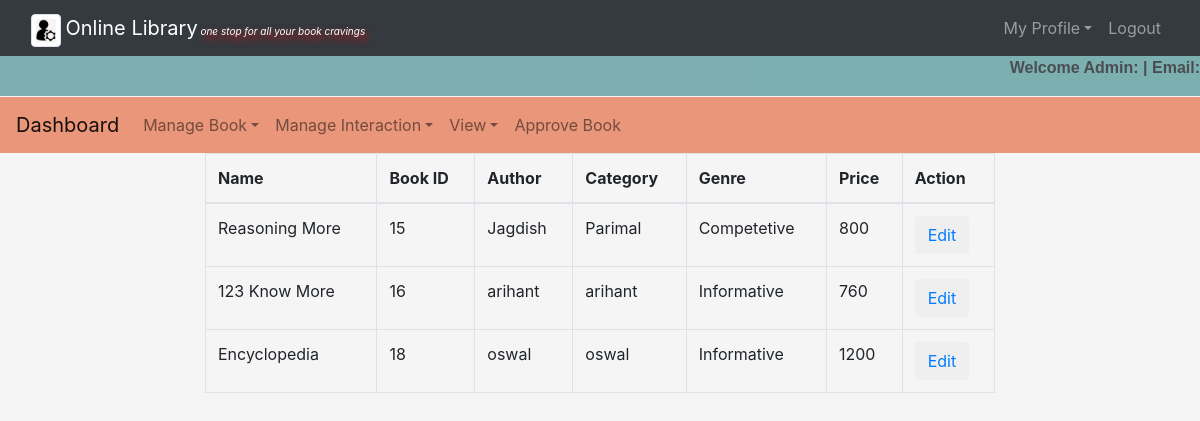
Screenshot of /admin/edit_book.php with the database file from the repository.
### tables this page shows
CREATE TABLE `book` (
  `id` int(20) NOT NULL,
  `name` varchar(50) NOT NULL,
  `author` varchar(30) NOT NULL,
  `publisher` varchar(30) NOT NULL,
  `genre` varchar(20) NOT NULL,
  `price` decimal(20,0) NOT NULL
);

### admin/edit_book.php (the view, shortened to what this page needs)
<?php
	require('common.php');
?>
<!DOCTYPE html>
<html>
    <body>
            <div class="row">
			<div class="col-md-2"></div>
			<div class="col-md-8">
				<table class="table table-bordered table-hover">
					<thead>
						<tr>
							<th>Name</th>
							<th>Book ID</th>
							<th>Author</th>
							<th>Category</th>
							<th>Genre</th>
							<th>Price</th>
							<th>Action</th>
						</tr>
					</thead>
					<?php
						$connection = mysqli_connect("localhost","root","");
						$query = "select * from book";
						$query_run = mysqli_query($connection,$query);
						while ($row = mysqli_fetch_assoc($query_run)){
							?>
							<tr>
								<td><?php echo $row['name'];?></td>
								<td><?php echo $row['id'];?></td>
								<td><?php echo $row['author'];?></td>
								<td><?php echo $row['publisher'];?></td>
								<td><?php echo $row['genre'];?></td>
								<td><?php echo $row['price'];?></td>
								<td><button class="btn" name=""><a href="bookedit.php?bn=<?php echo $row['id'];?>">Edit</a></button>
							</tr>
							<?php
						}
					?>
				</table>
			</div>
			<div class="col-md-2"></div>
		</div>
</body>
    </body>
</html>

### admin/style1.css (style rules this page uses)
body { background-color: whitesmoke; }

### rows the page displays
book: name "Reasoning More", id "15", author "Jagdish", publisher "Parimal", genre "Competetive", price "800"
book: name "123 Know More", id "16", author "arihant", publisher "arihant", genre "Informative", price "760"
book: name "Encyclopedia", id "18", author "oswal", publisher "oswal", genre "Informative", price "1200"
